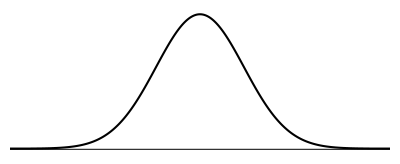

This figure's R source:
library(openintro)
data(COL)

#===> plot <===#
myPDF("simpleNormal.pdf", 4, 1.65, mfrow=c(1,1), las=1, mar=0.5*c(1,1,1,1))

# curve 1
X <- seq(-5,5,0.01)
Y <- dnorm(X)
plot(X, Y, type='l', axes=F, xlim=c(-4,4), lwd=2, col=COL[5])
#axis(1, at=-3:3)
abline(h=-0.002, col=COL[5])
dev.off()
